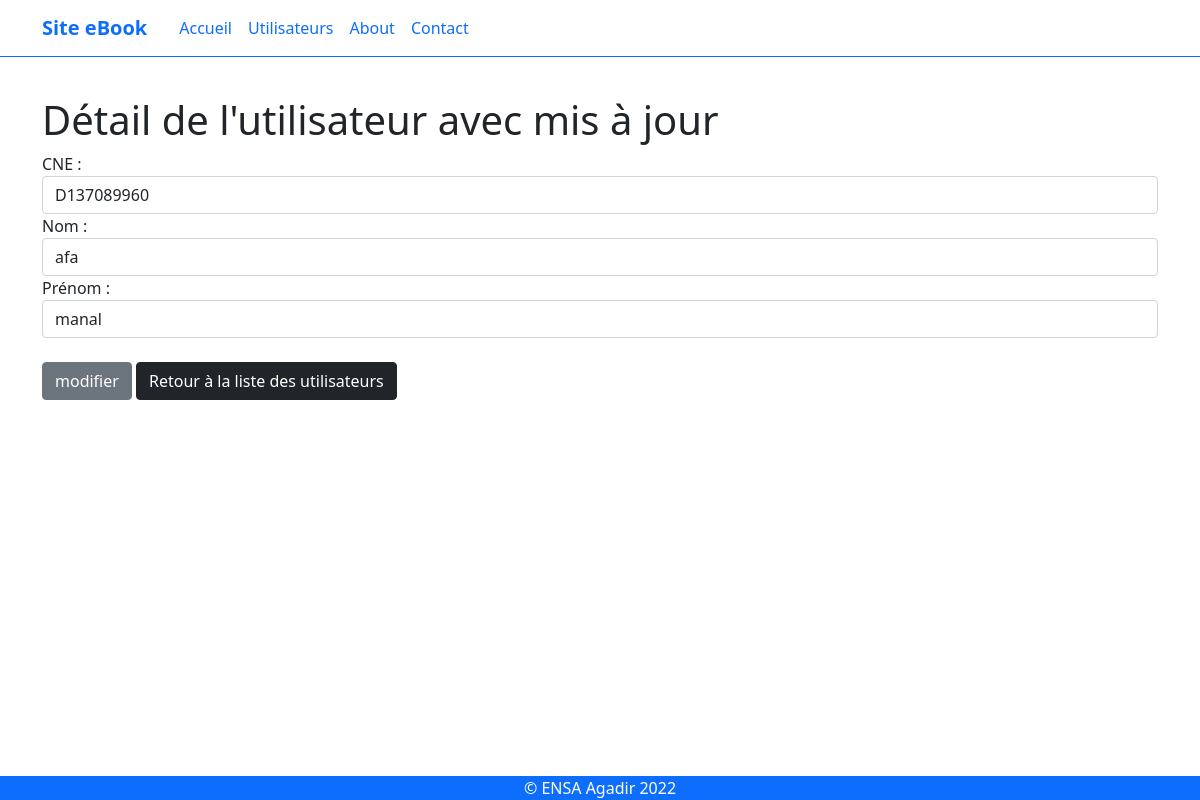
The app's page /espace_admin/userDetail.php?CNE=D137089960 with its own data.
### tables this page shows
CREATE TABLE `users` (
  `CNE` varchar(10) NOT NULL,
  `Nom` varchar(12) NOT NULL,
  `Prenom` varchar(21) DEFAULT NULL,
  `Groupe` varchar(2) DEFAULT NULL,
  `type` varchar(20) NOT NULL DEFAULT 'student',
  `password` varchar(20) NOT NULL
);

### espace_admin/userDetail.php (the view, shortened to what this page needs)
<?php
$bdd = new PDO('mysql:host=localhost; dbname=books;','root','');
if(isset($_GET['CNE']) AND !empty($_GET['CNE'])){
    $getcne = $_GET['CNE'];
    $recupUser = $bdd->prepare('SELECT * FROM users WHERE CNE =?');
    $recupUser->execute(array($getcne));
    if($recupUser->rowCount() > 0){
        $user = $recupUser->fetch();
    }else{
        echo "<script>
            alert('Aucun utilisateur trouvé !');
        </script>";
    }
}else{
    echo "<script>
       alert('Aucun identifiant trouvé !');
    </script>";
}
?>
    <h1>Détail de l'utilisateur avec mis à jour</h1>
    <form method="post" action="">
        CNE :
        <input class="form-control" type="text" name="cne" value="<?= $user['CNE'];?>">
        Nom :
        <input class="form-control" type="text" name="nom" value="<?= $user['Nom'];?>">
        Prénom :
        <input class="form-control" type="text" name="prenom" value="<?= $user['Prenom'];?>">
        <br>
        <input class="btn btn-secondary" type="submit" name="modifier" value="modifier">
        <input class="btn btn-dark" type="submit" name="retourner" value="Retour à la liste des utilisateurs">
    </form>
<?php
require_once '../public/template.php';?>

### records on screen
users: cne "D137089960", nom "afa", prenom "manal"
